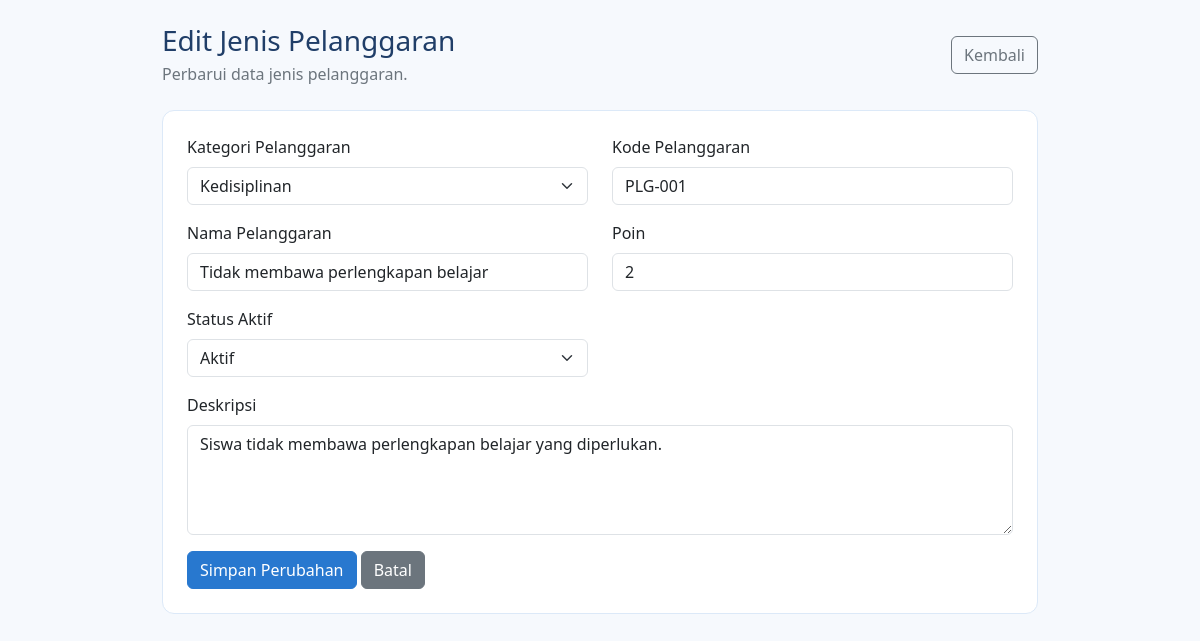
The app's page /admin/edit_jenis_pelangggaran.php?id=1 (signed in), older data.
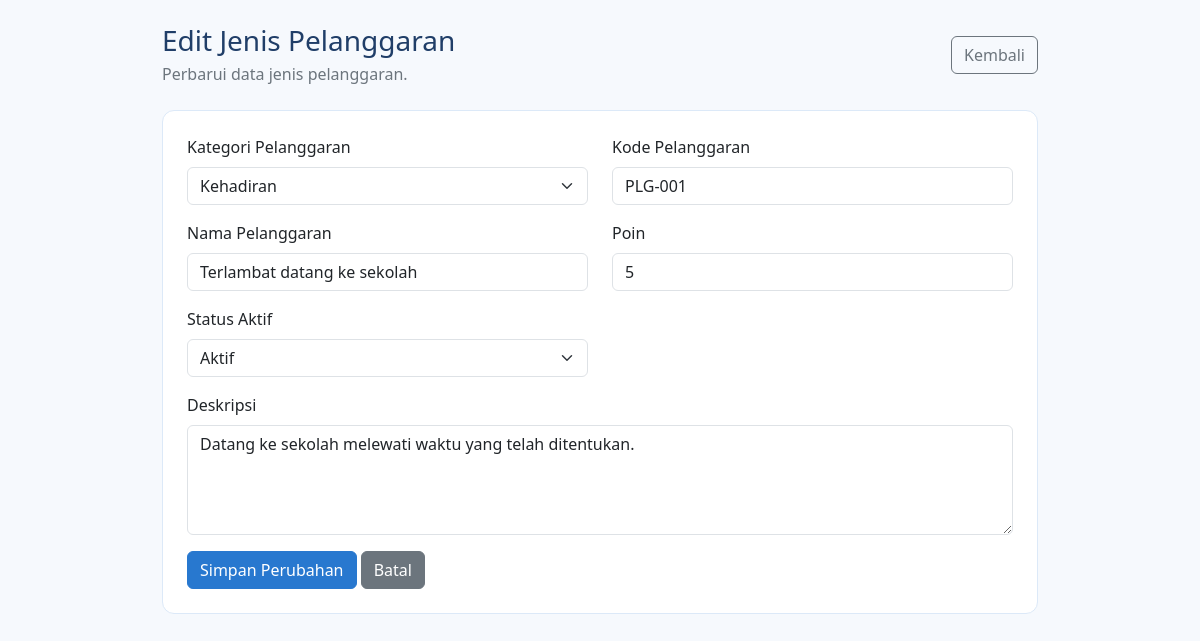
The same page, newer data.
### tables this page shows
CREATE TABLE `t_pelanggaran` (
  `id` int(11) NOT NULL,
  `pelanggaran_kategori_id` int(11) NOT NULL,
  `kode` varchar(30) NOT NULL,
  `nama` varchar(150) NOT NULL,
  `poin` int(11) NOT NULL,
  `deskripsi` text NOT NULL,
  `status_aktif` tinyint(1) NOT NULL,
  `created_at` timestamp NOT NULL DEFAULT current_timestamp(),
  `update_at` timestamp NOT NULL DEFAULT current_timestamp(),
  `tingkat` varchar(20) NOT NULL DEFAULT 'Ringan'
);

CREATE TABLE `t_pelanggaran_kategori` (
  `id` int(11) NOT NULL,
  `nama` varchar(100) NOT NULL,
  `deskripsi` text NOT NULL,
  `status_aktif` tinyint(1) NOT NULL,
  `created_at` timestamp NULL DEFAULT NULL,
  `updated_at` timestamp NULL DEFAULT NULL
);

### admin/edit_jenis_pelangggaran.php (the view, shortened to what this page needs)
<?php
include "../config/koneksi.php";
function e($value) {
    return htmlspecialchars((string)($value ?? ''), ENT_QUOTES, 'UTF-8');
}
$id = (int)($_GET['id'] ?? 0);
$stmt = mysqli_prepare($koneksi, "SELECT * FROM t_pelanggaran WHERE id = ?");
mysqli_stmt_bind_param($stmt, "i", $id);
mysqli_stmt_execute($stmt);
$result = mysqli_stmt_get_result($stmt);
$data = mysqli_fetch_assoc($result);
$kategori_id = (int)$data['pelanggaran_kategori_id'];
$kode = $data['kode'];
$nama = $data['nama'];
$poin = (int)$data['poin'];
$deskripsi = $data['deskripsi'];
$status_aktif = (int)$data['status_aktif'];
$kategori = mysqli_query(
    $koneksi,
    "SELECT id, nama FROM t_pelanggaran_kategori
     WHERE status_aktif = 1 OR id = " . $kategori_id . "
     ORDER BY nama ASC"
);
?>
<!DOCTYPE html>
<html lang="id">
<head>
    <link href="https://cdn.jsdelivr.net/npm/bootstrap@5.3.3/dist/css/bootstrap.min.css" rel="stylesheet">
</head>
<body>
<div class="container py-4">
    <div class="d-flex justify-content-between align-items-center mb-4">
        <div>
            <h3 class="mb-1">Edit Jenis Pelanggaran</h3>
            <p class="text-secondary mb-0">Perbarui data jenis pelanggaran.</p>
        </div>
        <a href="jenis_pelanggaran.php" class="btn btn-outline-secondary">Kembali</a>
    </div>
    <div class="card">
        <div class="card-body p-4">
            <form method="POST" action="edit_jenis_pelanggaran.php?id=<?= $id; ?>">
                <div class="row">
                    <div class="col-md-6 mb-3">
                        <label class="form-label">Kategori Pelanggaran</label>
                        <select name="pelanggaran_kategori_id" class="form-select" required>
                            <?php while ($k = mysqli_fetch_assoc($kategori)): ?>
                                <option value="<?= (int)$k['id']; ?>"
                                    <?= $kategori_id === (int)$k['id'] ? 'selected' : ''; ?>>
                                    <?= e($k['nama']); ?>
                                </option>
                            <?php endwhile; ?>
                        </select>
                    </div>
                    <div class="col-md-6 mb-3">
                        <label class="form-label">Kode Pelanggaran</label>
                        <input type="text" name="kode" class="form-control"
                               value="<?= e($kode); ?>" required>
                    </div>
                    <div class="col-md-6 mb-3">
                        <label class="form-label">Nama Pelanggaran</label>
                        <input type="text" name="nama" class="form-control"
                               value="<?= e($nama); ?>" required>
                    </div>
                    <div class="col-md-6 mb-3">
                        <label class="form-label">Poin</label>
                        <input type="number" name="poin" class="form-control"
                               min="0" value="<?= $poin; ?>" required>
                    </div>
                    <div class="col-md-6 mb-3">
                        <label class="form-label">Status Aktif</label>
                        <select name="status_aktif" class="form-select" required>
                            <option value="1" <?= $status_aktif === 1 ? 'selected' : ''; ?>>Aktif</option>
                        </select>
                    </div>
                    <div class="col-12 mb-3">
                        <label class="form-label">Deskripsi</label>
                        <textarea name="deskripsi" class="form-control" rows="4" required><?= e($deskripsi); ?></textarea>
                    </div>
                </div>
                <button type="submit" name="simpan" class="btn btn-primary">
                    Simpan Perubahan
                </button>
                <a href="jenis_pelanggaran.php" class="btn btn-secondary">Batal</a>
            </form>
        </div>
    </div>
</div>
</body>
</html>

Row changes from the older to the newer data that the page shows:
changed t_pelanggaran "PLG-001": pelanggaran_kategori_id "Kedisiplinan" → "Kehadiran"; nama "Tidak membawa perlengkapan belajar" → "Terlambat datang ke sekolah"; poin "2" → "5"; deskripsi "Siswa tidak membawa perlengkapan belajar yang diperlukan." → "Datang ke sekolah melewati waktu yang telah ditentukan."
